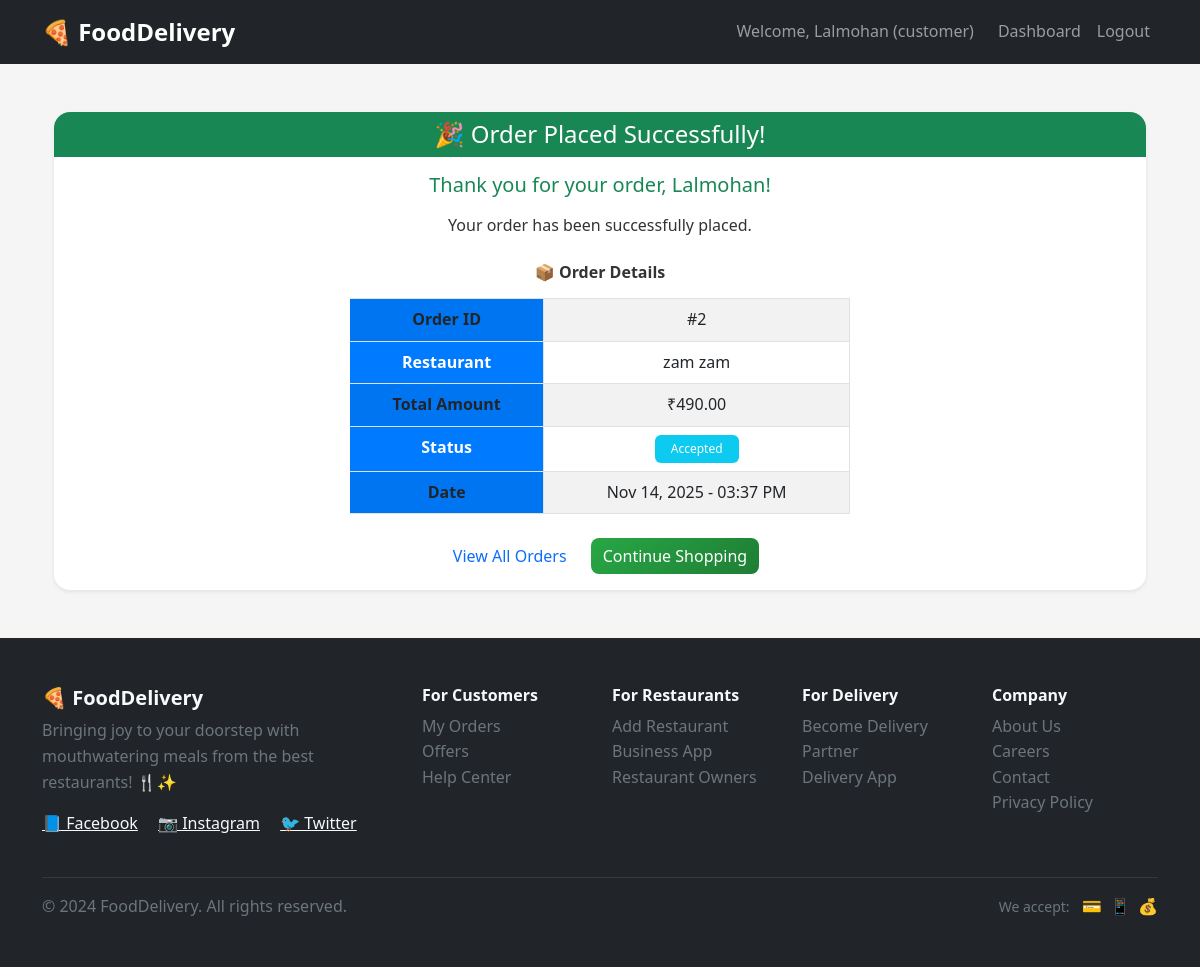
Page /fooddelivery/order/confirmation/2/ (signed in) on the committed database.
### foodapp/models.py (models this page shows, shortened)
class CustomUser(AbstractUser):
    username = models.CharField(max_length=20, unique=True)
    email = models.EmailField(unique=True)
    phone_number = models.CharField(max_length=10,default='0000000000')
    address = models.TextField(max_length=100, blank=True, null=True)
    ROLE_CHOICES = (
        ('admin', 'Admin'),
        ('customer', 'Customer'),
        ('restaurant', 'Restaurant'),
        ('delivery', 'Delivery Partners'),
    )
    role = models.CharField(max_length=10, choices=ROLE_CHOICES, default='customer')
    is_verified = models.BooleanField(default=False)

class Order(models.Model):
    STATUS_CHOICES = [
        ('pending', 'Pending'),
        ('available', 'Available for Delivery'),
        ('accepted', 'Accepted by Restaurant'),
        ('assigned', 'Assigned to Delivery'),
        ('delivering', 'Out for Delivery'),
        ('delivered', 'Delivered'),
        ('cancelled', 'Cancelled'),
    ]
    customer = models.ForeignKey(CustomUser, on_delete=models.CASCADE, limit_choices_to={'role': 'customer'})
    restaurant = models.ForeignKey(RestaurantProfile, on_delete=models.CASCADE)
    delivery_partner = models.ForeignKey(CustomUser, null=True, blank=True, on_delete=models.SET_NULL, related_name='deliveries', limit_choices_to={'role': 'delivery'})
    total_amount = models.DecimalField(max_digits=10, decimal_places=2, default=0)
    status = models.CharField(max_length=20, choices=STATUS_CHOICES, default='pending')
    created_at = models.DateTimeField(auto_now_add=True)

class RestaurantProfile(models.Model):
    user = models.OneToOneField(CustomUser, on_delete=models.CASCADE, limit_choices_to={'role': 'restaurant'})
    name = models.CharField(max_length=255)
    address = models.TextField(max_length=100,blank=True)
    phone = models.CharField(max_length=15)
    image = models.ImageField(upload_to='restaurants/', blank=True, null=True)
    is_approved = models.BooleanField(default=False)

### foodapp/views.py (the view)
# urls.py: path('order/confirmation/<int:order_id>/', order_confirmation, name='order_confirmation'),
@login_required
def order_confirmation(request, order_id):
    if request.user.role != 'customer':
        messages.error(request, "You are not authorized.")
        return redirect('dashboard')
    order = get_object_or_404(Order, id=order_id, customer=request.user)
    items = OrderItem.objects.filter(order=order).select_related('food')
    return render(request, 'order_confirmation.html', {'order': order, 'items': items})

### Templates/order_confirmation.html (shortened to what this page needs)
{% extends 'base.html' %}
{% block content %}
<div class="container mt-5">
    <div class="card shadow-sm border-success">
        <div class="card-header bg-success text-white text-center">
            <h4 class="mb-0">🎉 Order Placed Successfully!</h4>
        </div>
        <div class="card-body text-center">
            <h5 class="text-success mb-3">Thank you for your order, {{ request.user.username }}!</h5>
            <p>Your order has been successfully placed.</p>
            <div class="mt-4">
                <h6 class="fw-bold mb-3">📦 Order Details</h6>
                <table class="table table-bordered table-striped mx-auto" style="max-width: 500px;">
                    <tr>
                        <th>Order ID</th>
                        <td>#{{ order.id }}</td>
                    </tr>
                    <tr>
                        <th>Restaurant</th>
                        <td>{{ order.restaurant.name }}</td>
                    </tr>
                    <tr>
                        <th>Total Amount</th>
                        <td>₹{{ order.total_amount }}</td>
                    </tr>
                    <tr>
                        <th>Status</th>
                        <td>
                            {% if order.status == 'pending' %}
                                <span class="badge bg-warning text-dark">{{ order.status|title }}</span>
                            {% elif order.status == 'delivered' %}
                                <span class="badge bg-success">{{ order.status|title }}</span>
                            {% elif order.status == 'cancelled' %}
                                <span class="badge bg-danger">{{ order.status|title }}</span>
                            {% else %}
                                <span class="badge bg-info">{{ order.status|title }}</span>
                            {% endif %}
                        </td>
                    </tr>
                    <tr>
                        <th>Date</th>
                        <td>{{ order.created_at|date:"M d, Y - h:i A" }}</td>
                    </tr>
                </table>
            </div>
            <div class="mt-4">
                <a href="{% url 'customer_orders' %}" class="btn btn-outline-primary">
                    View All Orders
                </a>
                <a href="{% url 'home' %}" class="btn btn-success ms-2">
                    Continue Shopping
                </a>
            </div>
        </div>
    </div>
</div>
{% endblock %}

### Templates/base.html (shortened to what this page needs)
<!DOCTYPE html>
<html lang="en">
<head>
    <link href="https://cdn.jsdelivr.net/npm/bootstrap@5.1.3/dist/css/bootstrap.min.css" rel="stylesheet">
    <link href="/static/css/style.css" rel="stylesheet">
</head>
<body>
    <nav class="navbar navbar-expand-lg navbar-dark bg-dark">
        <div class="container">
            <a class="navbar-brand" href="{% url 'home' %}">🍕 FoodDelivery</a>
            <div class="navbar-nav ms-auto">
                {% if user.is_authenticated %}
                    <span class="navbar-text me-3">Welcome, {{ user.username }} ({{ user.role }})</span>
                    <a class="nav-link" href="{% url 'dashboard' %}">Dashboard</a>
                    <a class="nav-link" href="{% url 'logout' %}">Logout</a>
                {% else %}
                    <a class="nav-link" href="{% url 'login' %}">Login</a>
                    <a class="nav-link" href="{% url 'register_customer' %}">Register</a>
                {% endif %}
            </div>
        </div>
    </nav>
    <main class="container mt-4">
        {% block content %}
        {% endblock %}
    </main>
    <footer class="bg-dark text-light mt-5">
        <div class="container py-5">
            <div class="row">
                <div class="col-md-4 mb-4">
                    <h5 class="fw-bold">🍕 FoodDelivery</h5>
                    <p class="text-muted">Bringing joy to your doorstep with mouthwatering meals from the best restaurants! 🍴✨</p>
                    <div class="social-links">
                        <a href="#" class="text-light me-3">📘 Facebook</a>
                        <a href="#" class="text-light me-3">📷 Instagram</a>
                        <a href="#" class="text-light">🐦 Twitter</a>
                    </div>
                </div>
                <div class="col-md-2 mb-4">
                    <h6 class="fw-bold">For Customers</h6>
                    <ul class="list-unstyled">
                        <li><a href="#" class="text-muted text-decoration-none">My Orders</a></li>
                        <li><a href="#" class="text-muted text-decoration-none">Offers</a></li>
                        <li><a href="#" class="text-muted text-decoration-none">Help Center</a></li>
                    </ul>
                </div>
                <div class="col-md-2 mb-4">
                    <h6 class="fw-bold">For Restaurants</h6>
                    <ul class="list-unstyled">
                        <li><a href="{% url 'register_restaurant' %}" class="text-muted text-decoration-none">Add Restaurant</a></li>
                        <li><a href="#" class="text-muted text-decoration-none">Business App</a></li>
                        <li><a href="#" class="text-muted text-decoration-none">Restaurant Owners</a></li>
                    </ul>
                </div>
                <div class="col-md-2 mb-4">
                    <h6 class="fw-bold">For Delivery</h6>
                    <ul class="list-unstyled">
                        <li><a href="{% url 'register_delivery' %}" class="text-muted text-decoration-none">Become Delivery Partner</a></li>
                        <li><a href="#" class="text-muted text-decoration-none">Delivery App</a></li>
                    </ul>
                </div>
                <div class="col-md-2 mb-4">
                    <h6 class="fw-bold">Company</h6>
                    <ul class="list-unstyled">
                        <li><a href="#" class="text-muted text-decoration-none">About Us</a></li>
                        <li><a href="#" class="text-muted text-decoration-none">Careers</a></li>
                        <li><a href="#" class="text-muted text-decoration-none">Contact</a></li>
                        <li><a href="#" class="text-muted text-decoration-none">Privacy Policy</a></li>
                    </ul>
                </div>
            </div>
            <hr class="bg-secondary">
            <div class="row align-items-center">
                <div class="col-md-6">
                    <p class="text-muted mb-0">&copy; 2024 FoodDelivery. All rights reserved.</p>
                </div>
                <div class="col-md-6 text-md-end">
                    <div class="payment-methods">
                        <small class="text-muted">We accept:</small>
                        <span class="ms-2">💳</span>
                        <span class="ms-1">📱</span>
                        <span class="ms-1">💰</span>
                    </div>
                </div>
            </div>
        </div>
    </footer>
</body>
</html>

### static/css/style.css (style rules this page uses)
:root { --primary-color: #007bff; --secondary-color: #6c757d; --success-color: #28a745; --warning-color: #ffc107; --danger-color: #dc3545; --info-color: #17a2b8; --dark-color: #343a40; --light-color: #f8f9fa; }
* { margin: 0; padding: 0; box-sizing: border-box; }
body { font-family: 'Segoe UI', Tahoma, Geneva, Verdana, sans-serif; background-color: #f5f5f5; line-height: 1.6; color: #333; }
.navbar-brand { font-weight: bold; font-size: 1.5rem; }
.navbar-nav .nav-link { font-weight: 500; transition: color 0.3s ease; }
.card { border: none; border-radius: 1rem; box-shadow: 0 0.125rem 0.25rem rgba(0, 0, 0, 0.075); transition: all 0.3s ease; margin-bottom: 1.5rem; }
.card-header { border-radius: 1rem 1rem 0 0 !important; border: none; font-weight: 600; }
.btn { border-radius: 0.5rem; font-weight: 500; transition: all 0.3s ease; border: none; }
.btn-success { background: linear-gradient(135deg, var(--success-color), #1e7e34); }
.badge { border-radius: 0.375rem; font-weight: 500; padding: 0.5rem 1rem; }
.table th { background-color: var(--primary-color); color: white; border: none; }

### rows in the picture
CustomUser: username "Lalmohan", role "customer", user.username "Lalmohan"
Order: id "2", restaurant.name "zam zam", total_amount "490.00", status "Accepted", created_at "Nov 14, 2025 - 03:37 PM"
